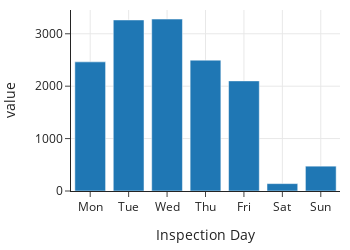

Write notebook code for a chart like this one.
### Markdown cell above
Now, we can see whether restaurant inspectors favor a certain day of the week
by grouping on the day of the week.

### Code cell
fig = px.bar(insp.groupby('dow')['dow'].count())
fig.update_xaxes(ticktext=['Mon', 'Tue', 'Wed', 'Thu', 'Fri', 'Sat', 'Sun'],
                 tickvals=np.arange(0, 7, 1),
                 title='Inspection Day')
fig.update_layout(height=250, width=350, showlegend=False)
fig.show()

### Figure 1 — Plotly figure (JSON) as saved in the notebook; plotly's stock layout.template omitted (floating-point values rounded to 4 significant figures)
{"data": [{"alignmentgroup": "True", "hovertemplate": "variable=dow<br>index=%{x}<br>value=%{y}<extra></extra>", "legendgroup": "dow", "marker": {"color": "#1F77B4", "pattern": {"shape": ""}}, "name": "dow", "offsetgroup": "dow", "orientation": "v", "showlegend": true, "textposition": "auto", "type": "bar", "x": [0, 1, 2, 3, 4, 5, 6], "xaxis": "x", "y": [2464, 3264, 3281, 2497, 2101, 141, 474], "yaxis": "y"}], "layout": {"barmode": "relative", "height": 250, "legend": {"title": {"text": "variable"}, "tracegroupgap": 0}, "showlegend": false, "width": 350, "xaxis": {"anchor": "y", "autorange": true, "domain": [0, 1], "range": [-0.5, 6.5], "ticktext": ["Mon", "Tue", "Wed", "Thu", "Fri", "Sat", "Sun"], "tickvals": [0, 1, 2, 3, 4, 5, 6], "title": {"text": "Inspection Day"}, "type": "linear"}, "yaxis": {"anchor": "x", "autorange": true, "domain": [0, 1], "range": [0, 3454.0], "title": {"text": "value"}, "type": "linear"}}}
